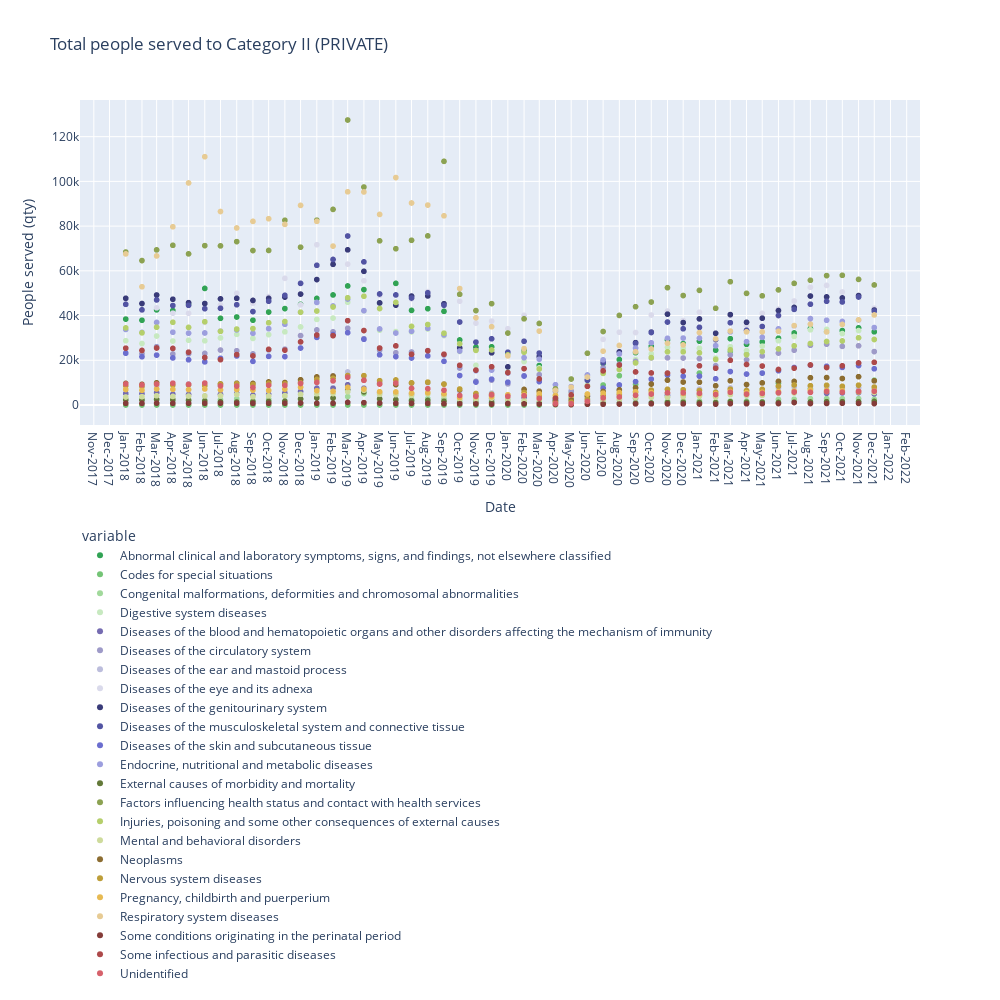

Write notebook code for a chart like this one.
### Code cell
df = pd.concat([data_temp['DATE'],data_temp['PRIVATE']], axis=1)
#df = top_of_df(df, top = 10)

columns_name = list(df.columns)[1:]
columns_colors = [dict_colors[i] for i in columns_name]


# fig = px.line(df, x="DATE", y=columns_name,
#               hover_data={"DATE": "|%B %d, %Y"},
#               color_discrete_sequence=columns_colors,
#               labels={
#                      "value": "People served (qty)",
#                      "DATE": "Date",
#                      "SECTOR2": "Sector"
#                  },
#               title='Diagnosis to Category ' + CATEGORIA_STUDIO + ' (PRIVADO)',
#               width=800, height=1000)

fig = px.scatter(df, x="DATE", y=columns_name,
                 hover_data={"DATE": "|%Y %M"},
                 color_discrete_sequence=columns_colors,
                 labels={
                     "value": "People served (qty)",
                     "DATE": "Date",
                     "SECTOR": "Sector"
                 },
                 title='Total people served to Category ' + CATEGORIA_STUDIO + ' (PRIVATE)',
                 width=1000, height=1000)

fig.update_layout(legend=dict(yanchor="top",
                              y=-0.3,
                              xanchor="left",
                              x=0
                             ),
                  showlegend=True
                 )

fig.update_xaxes(
    dtick="M1",
    tickformat="%b-%Y")
fig.show()
